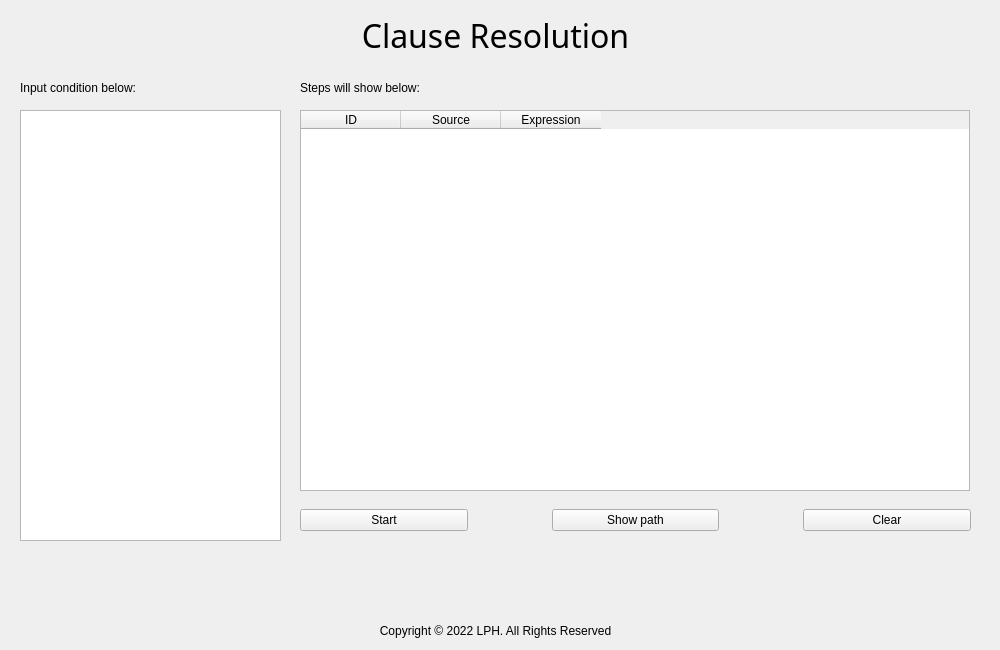
<?xml version="1.0" encoding="UTF-8"?>
<ui version="4.0">
 <class>Resolution</class>
 <widget class="QMainWindow" name="Resolution">
  <property name="geometry">
   <rect>
    <x>0</x>
    <y>0</y>
    <width>1000</width>
    <height>650</height>
   </rect>
  </property>
  <property name="minimumSize">
   <size>
    <width>1000</width>
    <height>650</height>
   </size>
  </property>
  <property name="maximumSize">
   <size>
    <width>1000</width>
    <height>650</height>
   </size>
  </property>
  <property name="windowTitle">
   <string>Resolution</string>
  </property>
  <property name="windowIcon">
   <iconset>
    <normalon>../../EightDigitsPuzzle/ui/img/icon.png</normalon>
   </iconset>
  </property>
  <widget class="QWidget" name="centralwidget">
   <property name="minimumSize">
    <size>
     <width>1000</width>
     <height>650</height>
    </size>
   </property>
   <property name="maximumSize">
    <size>
     <width>1000</width>
     <height>650</height>
    </size>
   </property>
   <widget class="QLabel" name="Label_Copyright">
    <property name="geometry">
     <rect>
      <x>20</x>
      <y>610</y>
      <width>951</width>
      <height>41</height>
     </rect>
    </property>
    <property name="text">
     <string>Copyright © 2022 LPH. All Rights Reserved</string>
    </property>
    <property name="alignment">
     <set>Qt::AlignCenter</set>
    </property>
   </widget>
   <widget class="QLabel" name="Label_Title">
    <property name="geometry">
     <rect>
      <x>20</x>
      <y>0</y>
      <width>951</width>
      <height>71</height>
     </rect>
    </property>
    <property name="font">
     <font>
      <family>Lucida Handwriting</family>
      <pointsize>24</pointsize>
      <weight>50</weight>
      <italic>false</italic>
      <bold>false</bold>
     </font>
    </property>
    <property name="styleSheet">
     <string notr="true">font: 24pt &quot;Lucida Handwriting&quot;;</string>
    </property>
    <property name="text">
     <string>Clause Resolution</string>
    </property>
    <property name="alignment">
     <set>Qt::AlignCenter</set>
    </property>
   </widget>
   <widget class="QLabel" name="Label_Result">
    <property name="geometry">
     <rect>
      <x>20</x>
      <y>550</y>
      <width>951</width>
      <height>71</height>
     </rect>
    </property>
    <property name="font">
     <font>
      <family>Rockwell</family>
      <pointsize>24</pointsize>
     </font>
    </property>
    <property name="text">
     <string/>
    </property>
    <property name="alignment">
     <set>Qt::AlignCenter</set>
    </property>
   </widget>
   <widget class="QLabel" name="label">
    <property name="geometry">
     <rect>
      <x>20</x>
      <y>80</y>
      <width>211</width>
      <height>16</height>
     </rect>
    </property>
    <property name="text">
     <string>Input condition below:</string>
    </property>
   </widget>
   <widget class="QLabel" name="label_2">
    <property name="geometry">
     <rect>
      <x>300</x>
      <y>80</y>
      <width>211</width>
      <height>16</height>
     </rect>
    </property>
    <property name="text">
     <string>Steps will show below:</string>
    </property>
   </widget>
   <widget class="QTextEdit" name="Text_Condition">
    <property name="geometry">
     <rect>
      <x>20</x>
      <y>110</y>
      <width>261</width>
      <height>431</height>
     </rect>
    </property>
    <property name="font">
     <font>
      <family>Adobe Devanagari</family>
      <pointsize>11</pointsize>
     </font>
    </property>
    <property name="acceptRichText">
     <bool>false</bool>
    </property>
   </widget>
   <widget class="QTableWidget" name="Table">
    <property name="geometry">
     <rect>
      <x>300</x>
      <y>110</y>
      <width>670</width>
      <height>381</height>
     </rect>
    </property>
    <column>
     <property name="text">
      <string>ID</string>
     </property>
    </column>
    <column>
     <property name="text">
      <string>Source</string>
     </property>
    </column>
    <column>
     <property name="text">
      <string>Expression</string>
     </property>
    </column>
   </widget>
   <widget class="QWidget" name="">
    <property name="geometry">
     <rect>
      <x>300</x>
      <y>500</y>
      <width>671</width>
      <height>41</height>
     </rect>
    </property>
    <layout class="QHBoxLayout" name="horizontalLayout">
     <property name="spacing">
      <number>84</number>
     </property>
     <item>
      <widget class="QPushButton" name="Button_Start">
       <property name="text">
        <string>Start</string>
       </property>
      </widget>
     </item>
     <item>
      <widget class="QPushButton" name="Button_ShowPath">
       <property name="text">
        <string>Show path</string>
       </property>
      </widget>
     </item>
     <item>
      <widget class="QPushButton" name="Button_Clear">
       <property name="text">
        <string>Clear</string>
       </property>
      </widget>
     </item>
    </layout>
   </widget>
   <zorder>Button_Clear</zorder>
   <zorder>Button_Start</zorder>
   <zorder>Label_Title</zorder>
   <zorder>Label_Copyright</zorder>
   <zorder>Label_Result</zorder>
   <zorder>Button_ShowPath</zorder>
   <zorder>label</zorder>
   <zorder>label_2</zorder>
   <zorder>Text_Condition</zorder>
   <zorder>Table</zorder>
  </widget>
 </widget>
 <resources/>
 <connections/>
</ui>
